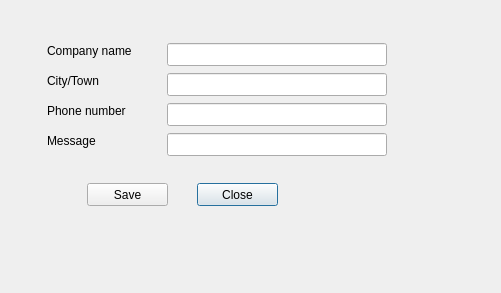
<?xml version="1.0" encoding="UTF-8"?>
<ui version="4.0">
 <class>BillSettings</class>
 <widget class="QDialog" name="BillSettings">
  <property name="geometry">
   <rect>
    <x>0</x>
    <y>0</y>
    <width>501</width>
    <height>293</height>
   </rect>
  </property>
  <property name="windowTitle">
   <string>Bill settings</string>
  </property>
  <widget class="QWidget" name="verticalLayoutWidget">
   <property name="geometry">
    <rect>
     <x>30</x>
     <y>30</y>
     <width>381</width>
     <height>211</height>
    </rect>
   </property>
   <layout class="QVBoxLayout" name="verticalLayout_2"/>
  </widget>
  <widget class="QLineEdit" name="lineEditPhoneNumber">
   <property name="geometry">
    <rect>
     <x>167</x>
     <y>103</y>
     <width>220</width>
     <height>23</height>
    </rect>
   </property>
  </widget>
  <widget class="QLineEdit" name="lineEditCompanyName">
   <property name="geometry">
    <rect>
     <x>167</x>
     <y>43</y>
     <width>220</width>
     <height>23</height>
    </rect>
   </property>
  </widget>
  <widget class="QLineEdit" name="lineEditCity">
   <property name="geometry">
    <rect>
     <x>167</x>
     <y>73</y>
     <width>220</width>
     <height>23</height>
    </rect>
   </property>
  </widget>
  <widget class="QLabel" name="label_4">
   <property name="geometry">
    <rect>
     <x>47</x>
     <y>133</y>
     <width>110</width>
     <height>15</height>
    </rect>
   </property>
   <property name="text">
    <string>Message</string>
   </property>
  </widget>
  <widget class="QLabel" name="label_2">
   <property name="geometry">
    <rect>
     <x>47</x>
     <y>73</y>
     <width>110</width>
     <height>15</height>
    </rect>
   </property>
   <property name="text">
    <string>City/Town</string>
   </property>
  </widget>
  <widget class="QLabel" name="label">
   <property name="geometry">
    <rect>
     <x>47</x>
     <y>43</y>
     <width>110</width>
     <height>15</height>
    </rect>
   </property>
   <property name="text">
    <string>Company name</string>
   </property>
  </widget>
  <widget class="QPushButton" name="pushButtonClose">
   <property name="geometry">
    <rect>
     <x>197</x>
     <y>183</y>
     <width>81</width>
     <height>23</height>
    </rect>
   </property>
   <property name="text">
    <string>Close</string>
   </property>
  </widget>
  <widget class="QPushButton" name="pushButtonSave">
   <property name="geometry">
    <rect>
     <x>87</x>
     <y>183</y>
     <width>81</width>
     <height>23</height>
    </rect>
   </property>
   <property name="text">
    <string>Save</string>
   </property>
  </widget>
  <widget class="QLineEdit" name="lineEditMessage">
   <property name="geometry">
    <rect>
     <x>167</x>
     <y>133</y>
     <width>220</width>
     <height>23</height>
    </rect>
   </property>
  </widget>
  <widget class="QLabel" name="label_3">
   <property name="geometry">
    <rect>
     <x>47</x>
     <y>103</y>
     <width>110</width>
     <height>15</height>
    </rect>
   </property>
   <property name="text">
    <string>Phone number</string>
   </property>
  </widget>
 </widget>
 <tabstops>
  <tabstop>lineEditCompanyName</tabstop>
  <tabstop>lineEditCity</tabstop>
  <tabstop>lineEditPhoneNumber</tabstop>
  <tabstop>lineEditMessage</tabstop>
  <tabstop>pushButtonSave</tabstop>
  <tabstop>pushButtonClose</tabstop>
 </tabstops>
 <resources/>
 <connections/>
</ui>
